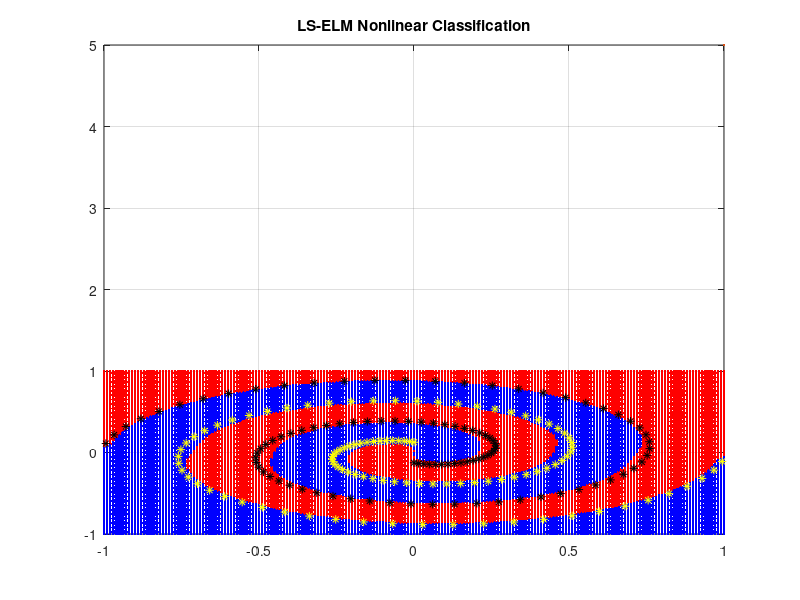

MATLAB code to generate this figure:
%% Recursive Least Squares Based Extrame Learning Machine - Nonlinear Regression
% Written By: Rasit
% 09-Mar-2024
clc,clear all,close all;
%% Input and Output definition
% Create Data Spiral Data
B = 4;
N = 200;
Tall = [];
for i=1:N/2
    theta = pi/2 + (i-1)*[(2*B-1)/N]*pi;
    Tall = [Tall , [theta*cos(theta);theta*sin(theta)]];
end
Tall = [Tall,-Tall];
Tmax = pi/2+[(N/2-1)*(2*B-1)/N]*pi;
xtrain = [Tall]'/Tmax;
ytrain = [-ones(1,N/2), ones(1,N/2)]';

NoD = length(xtrain);
% NuberOfNeuron = 50;  % Number of Neuron   (Sparse Model)
NuberOfNeuron = NoD;  % Number of Neuron

input_w = 2*randn(NuberOfNeuron,size(xtrain,2));  % generate a random input weights
H = tanh(xtrain*input_w');     % TanH Activation Function
output_w = pinv(H)*ytrain; % (LSE solve) 
ElmOutput = (H*output_w); % calculate the actual output

%% Model Test
figure('units','normalized','color','w')

xtest = []; 
ytest = [];

for t1=-1:1e-2:1
    for t2=-1:1e-2:1
        xtest = [xtest; [t1,t2]];
    end
end

Ht = tanh(xtest*input_w');
ytest = sign((Ht*output_w));

plot(xtest(ytest==+1,1),xtest(ytest==+1,2),'r.'),hold on,grid on
plot(xtest(ytest==-1,1),xtest(ytest==-1,2),'b.')

plot(xtrain(ytrain==+1,1), xtrain(ytrain==+1,2), 'k*',LineWidth=5)
plot(xtrain(ytrain==-1,1), xtrain(ytrain==-1,2), 'y*',LineWidth=5)
title('LS-ELM Nonlinear Classification')

